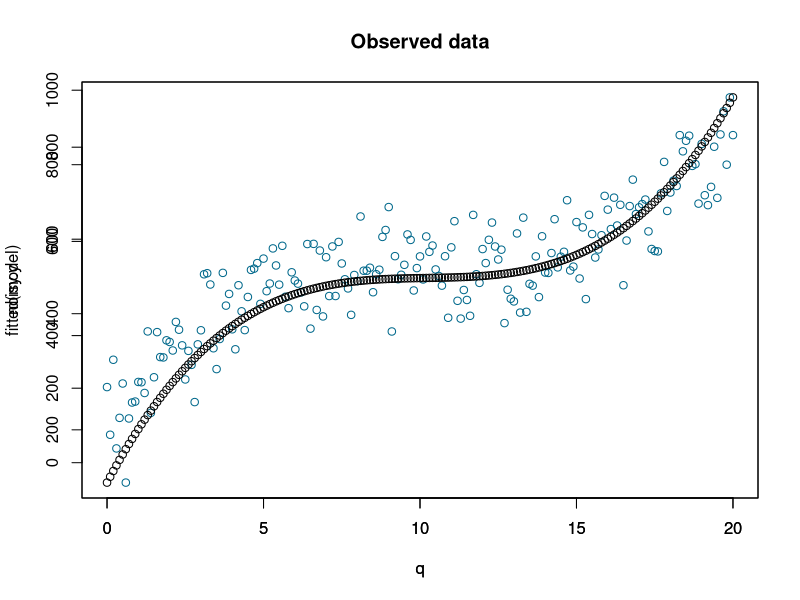

This figure's R source:
# example of interpolation
set.seed(20)
q <- seq(from=0, to=20, by=0.1)
y <- 500 + 0.4 * (q-10)^3

noise <- rnorm(length(q), mean=10, sd=80)
noisy.y <- y + noise
plot(q,noisy.y,col='deepskyblue4',xlab='q',main='Observed data');

model <- lm(noisy.y ~ poly(q,3))
#model <- lm(noisy.y ~ q + I(q^2) + I(q^3))

par(new=T)
plot(q, fitted(model));